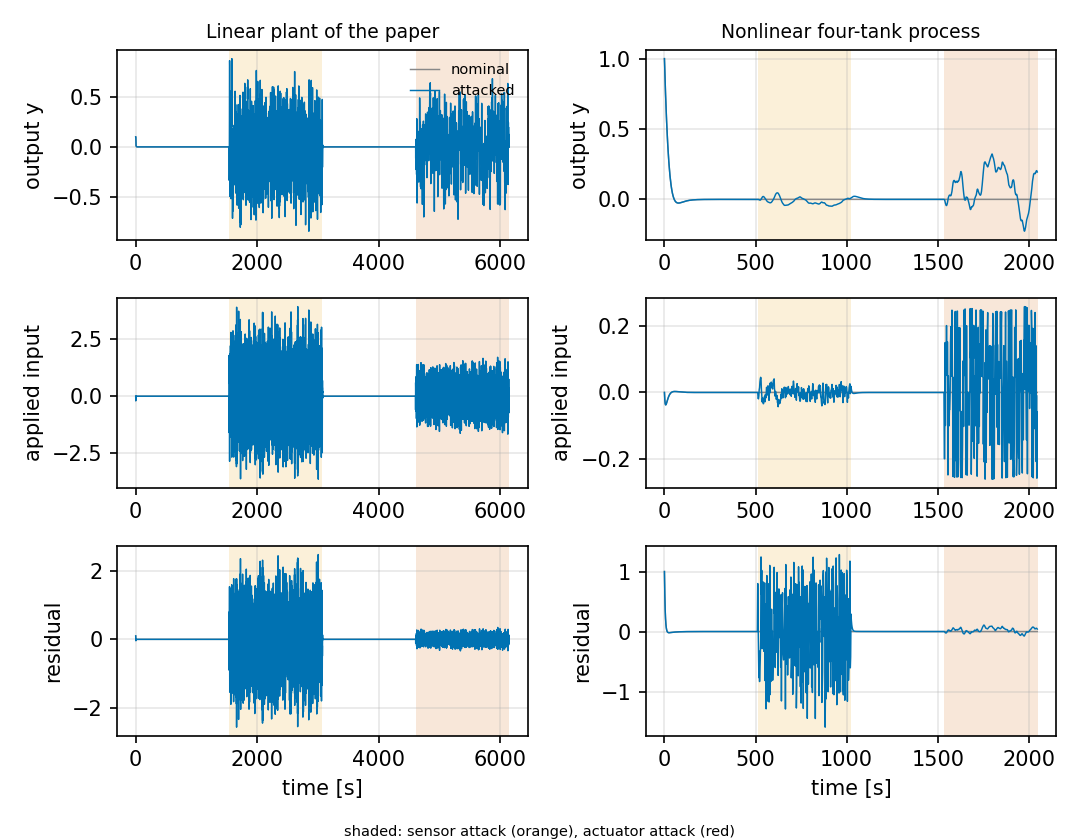

Source code (Python):
"""Step 1: both plants in closed loop, nominal and under sensor / actuator attack injections (no quantization,
no encryption).  The attack windows follow the paper: sensor attack in the second quarter of the run and
actuator attack in the last quarter, each a random integer in [-5, 5] times a unit.
Run:  python step1_feedback_attacks.py      writes step1_feedback_attacks.pdf / .png
"""
import numpy as np
import matplotlib
matplotlib.use("Agg")
import matplotlib.pyplot as plt
from systems import LinearPaper, FourTank, simulate

CASES = [  # plant class, controller kwargs, steps, sensor unit, actuator unit
    (LinearPaper, dict(), 6144, 1 / 5.0, 1 / 5.0),      # unit = 1/cs: one quantization step
    (FourTank, dict(), 1024, 0.2, 0.05),                           # cm and V
]


def windows(n):
    return (n // 4, n // 2), (3 * n // 4, n)


def run(cls, ckw, n, su, au, seed=0):
    rng = np.random.default_rng(seed)
    (s0, s1), (a0, a1) = windows(n)
    sens = {k: su * rng.integers(-5, 6) for k in range(s0, s1)}
    act = {k: au * rng.integers(-5, 6) for k in range(a0, a1)}
    ctrl = cls.controller(**ckw)
    nominal = simulate(cls(), ctrl, n)
    attacked = simulate(cls(), ctrl, n, sensor_attack=lambda k: sens.get(k, 0.0), actuator_attack=lambda k: act.get(k, 0.0))
    return nominal, attacked, (s0, s1), (a0, a1)


if __name__ == "__main__":
    fig, ax = plt.subplots(3, 2, figsize=(7.2, 5.6))
    for j, (cls, ckw, n, su, au) in enumerate(CASES):
        nom, att, sw, aw = run(cls, ckw, n, su, au)
        t = np.arange(n) * cls.Ts
        print(f"{cls.name}: max |y| nominal {np.abs(nom['y']).max():.3f}, attacked {np.abs(att['y']).max():.3f}; "
              f"max |residual| nominal {np.abs(nom['rho']).max():.4f}, attacked {np.abs(att['rho']).max():.3f}")
        for i, (key, lab) in enumerate((("y", "output y"), ("u_applied", "applied input"), ("rho", "residual"))):
            a = ax[i, j]
            a.plot(t, nom[key], color="#888888", lw=0.7, label="nominal")
            a.plot(t, att[key], color="#0072b2", lw=0.7, label="attacked")
            a.axvspan(sw[0] * cls.Ts, sw[1] * cls.Ts, color="#e69f00", alpha=0.15, lw=0)
            a.axvspan(aw[0] * cls.Ts, aw[1] * cls.Ts, color="#d55e00", alpha=0.15, lw=0)
            a.set_ylabel(lab); a.grid(alpha=0.3)
        ax[0, j].set_title(cls.name, fontsize=9); ax[2, j].set_xlabel("time [s]")
    ax[0, 0].legend(frameon=False, fontsize=7, loc="upper right")
    fig.text(0.5, 0.005, "shaded: sensor attack (orange), actuator attack (red)", ha="center", fontsize=7)
    fig.tight_layout(rect=(0, 0.02, 1, 1))
    fig.savefig("step1_feedback_attacks.pdf"); fig.savefig("step1_feedback_attacks.png", dpi=150)
